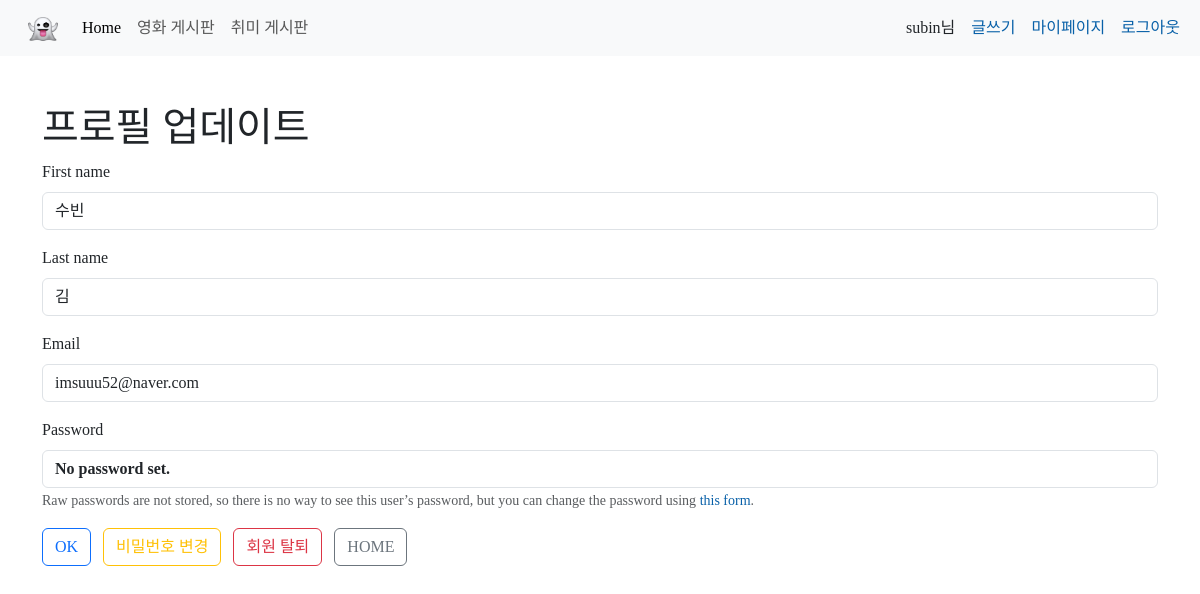
/accounts/update/ (signed in), run on the app's committed database.
### accounts/models.py (models this page shows, shortened)
class User(AbstractUser):
    followings = models.ManyToManyField('self', symmetrical=False, related_name='followers')
    class Meta(AbstractUser.Meta):
        swappable = "AUTH_USER_MODEL"

### accounts/views.py (the view)
# urls.py: path('update/', views.update, name='update'),
@login_required
def update(request):
    if request.method == 'POST':
        form = CustomUserChangeForm(request.POST, instance=request.user)
        if form.is_valid():
            form.save()
            return redirect('accounts:detail', request.user.pk)
    else:
        form = CustomUserChangeForm(instance=request.user)
    context = {
        'form': form,
    }
    return render(request, 'accounts/update.html', context)

### accounts/forms.py (shortened to what this page needs)
class CustomUserChangeForm(UserChangeForm):
    email = forms.EmailField(
        required=True,
    )
    class Meta:
        model = get_user_model()
        fields = ("first_name", "last_name", "email")

### accounts/templates/accounts/update.html (shortened to what this page needs)
{% extends 'base.html' %}
{% load django_bootstrap5 %}
{% block content %}
  <div class="container my-5">
    <h1>프로필 업데이트</h1>
    <form action="" method="POST">
      {% bootstrap_form form %}
      <input type="submit" class="btn btn-outline-primary me-2" value="OK">
      <a class="btn btn-outline-warning me-2" href="{%  url 'accounts:password' %}">비밀번호 변경</a>
      <a class="btn btn-outline-danger me-2" href="{% url 'accounts:delete' %}">회원 탈퇴</a>
      <a class="btn btn-outline-secondary" href="{% url 'main' %}">HOME</a>
    </form>
  </div>
{% endblock content %}

### templates/base.html (shortened to what this page needs)
{% load django_bootstrap5 %}
{% load static %}
<!doctype html>
<html lang="en">
<head>
  {% bootstrap_css %}
  <link rel="stylesheet" href="{% static 'css/styles.css' %}">
</head>
<body>
  <header>
    <nav class="navbar navbar-expand-lg bg-light">
      <div class="container-fluid">
        <a class="navbar-brand" href="#">
          <img src="{% static 'image/pngwing.com.png' %}" alt="Logo" width="30" height="24" class="d-inline-block align-text-top ms-3">
        </a>
        <div class="collapse navbar-collapse d-flex justify-content-between" id="navbarNavAltMarkup">
          <div class="navbar-nav">
            <a class="nav-link active" aria-current="page" href="{% url 'main' %}">Home</a>
            <a class="nav-link" href="{% url 'articles:index' %}">영화 게시판</a>
            <a class="nav-link" href="#">취미 게시판</a>
          </div>
          <div>
            {% if request.user.is_authenticated %}
            <div class="d-flex justify-content-center">
              <p class="my-auto mx-2">{{ request.user }}님</p>
              <a href="{% url 'articles:create' %}" class="my-auto mx-2">글쓰기</a>
              <a href="{% url 'accounts:mypage' request.user.pk %}" class="my-auto mx-2">마이페이지</a>
              <a href="{% url 'accounts:logout' %}" class="my-auto mx-2">로그아웃</a>
            </div>
            {% else %}
            <div class="d-flex justify-content-center">
              <a href="{% url 'accounts:signup' %}" class="my-auto mx-2">회원가입</a>
              <a href="{% url 'accounts:login' %}" class="my-auto mx-2">로그인</a>
            </div>
            {% endif %}
          </div>
        </div>
      </div>
    </nav>
  </header>
  <main>
    {% block content %}
    {% endblock content %}
  </main>
</body>
</html>

### static/css/styles.css (style rules this page uses)
* { font-family: 'Pretendard-Regular'; }
a { text-decoration: none; color: rgb(8, 96, 168); }

### data on the page
User: user "subin", first_name "수빈", last_name "김", email "imsuuu52@naver.com"
